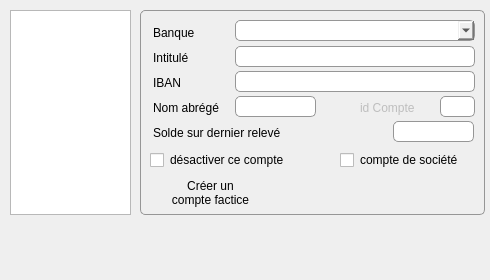
<?xml version="1.0" encoding="UTF-8"?>
<ui version="4.0">
 <class>dlg_gestioncomptes</class>
 <widget class="QDialog" name="dlg_gestioncomptes">
  <property name="geometry">
   <rect>
    <x>0</x>
    <y>0</y>
    <width>490</width>
    <height>280</height>
   </rect>
  </property>
  <property name="minimumSize">
   <size>
    <width>490</width>
    <height>280</height>
   </size>
  </property>
  <property name="maximumSize">
   <size>
    <width>490</width>
    <height>280</height>
   </size>
  </property>
  <property name="windowTitle">
   <string>Dialog</string>
  </property>
  <widget class="UpTableWidget" name="ComptesuptableWidget">
   <property name="geometry">
    <rect>
     <x>10</x>
     <y>10</y>
     <width>121</width>
     <height>205</height>
    </rect>
   </property>
   <property name="minimumSize">
    <size>
     <width>0</width>
     <height>205</height>
    </size>
   </property>
   <property name="maximumSize">
    <size>
     <width>16777215</width>
     <height>205</height>
    </size>
   </property>
   <property name="editTriggers">
    <set>QAbstractItemView::NoEditTriggers</set>
   </property>
   <property name="selectionMode">
    <enum>QAbstractItemView::SingleSelection</enum>
   </property>
   <property name="selectionBehavior">
    <enum>QAbstractItemView::SelectRows</enum>
   </property>
   <attribute name="horizontalHeaderShowSortIndicator" stdset="0">
    <bool>false</bool>
   </attribute>
  </widget>
  <widget class="QFrame" name="Compteframe">
   <property name="enabled">
    <bool>true</bool>
   </property>
   <property name="geometry">
    <rect>
     <x>140</x>
     <y>10</y>
     <width>345</width>
     <height>205</height>
    </rect>
   </property>
   <property name="minimumSize">
    <size>
     <width>345</width>
     <height>205</height>
    </size>
   </property>
   <property name="maximumSize">
    <size>
     <width>16777215</width>
     <height>204</height>
    </size>
   </property>
   <property name="styleSheet">
    <string notr="true">border: 1px solid rgb(150,150,150);
border-radius: 5px;
</string>
   </property>
   <property name="frameShape">
    <enum>QFrame::StyledPanel</enum>
   </property>
   <property name="frameShadow">
    <enum>QFrame::Raised</enum>
   </property>
   <widget class="QLabel" name="Soldelabel">
    <property name="enabled">
     <bool>true</bool>
    </property>
    <property name="geometry">
     <rect>
      <x>13</x>
      <y>115</y>
      <width>151</width>
      <height>16</height>
     </rect>
    </property>
    <property name="styleSheet">
     <string notr="true">border: 0px;</string>
    </property>
    <property name="text">
     <string>Solde sur dernier relevé</string>
    </property>
   </widget>
   <widget class="QLabel" name="NomAbregelabel">
    <property name="enabled">
     <bool>true</bool>
    </property>
    <property name="geometry">
     <rect>
      <x>13</x>
      <y>90</y>
      <width>92</width>
      <height>16</height>
     </rect>
    </property>
    <property name="styleSheet">
     <string notr="true">border: 0px;</string>
    </property>
    <property name="text">
     <string>Nom abrégé</string>
    </property>
   </widget>
   <widget class="QLabel" name="idComptelabel">
    <property name="enabled">
     <bool>false</bool>
    </property>
    <property name="geometry">
     <rect>
      <x>220</x>
      <y>90</y>
      <width>71</width>
      <height>16</height>
     </rect>
    </property>
    <property name="styleSheet">
     <string notr="true">border: 0px;</string>
    </property>
    <property name="text">
     <string>id Compte</string>
    </property>
   </widget>
   <widget class="UpLineEdit" name="SoldeuplineEdit">
    <property name="enabled">
     <bool>true</bool>
    </property>
    <property name="geometry">
     <rect>
      <x>253</x>
      <y>111</y>
      <width>81</width>
      <height>21</height>
     </rect>
    </property>
    <property name="maxLength">
     <number>15</number>
    </property>
    <property name="alignment">
     <set>Qt::AlignRight|Qt::AlignTrailing|Qt::AlignVCenter</set>
    </property>
   </widget>
   <widget class="QLabel" name="IBANlabel">
    <property name="enabled">
     <bool>true</bool>
    </property>
    <property name="geometry">
     <rect>
      <x>13</x>
      <y>65</y>
      <width>92</width>
      <height>16</height>
     </rect>
    </property>
    <property name="styleSheet">
     <string notr="true">border: 0px;</string>
    </property>
    <property name="text">
     <string>IBAN</string>
    </property>
   </widget>
   <widget class="QLabel" name="Banquelabel">
    <property name="enabled">
     <bool>true</bool>
    </property>
    <property name="geometry">
     <rect>
      <x>13</x>
      <y>15</y>
      <width>92</width>
      <height>16</height>
     </rect>
    </property>
    <property name="styleSheet">
     <string notr="true">border: 0px;</string>
    </property>
    <property name="text">
     <string>Banque</string>
    </property>
   </widget>
   <widget class="UpLineEdit" name="NomCompteAbregeuplineEdit">
    <property name="enabled">
     <bool>true</bool>
    </property>
    <property name="geometry">
     <rect>
      <x>95</x>
      <y>86</y>
      <width>81</width>
      <height>21</height>
     </rect>
    </property>
    <property name="maxLength">
     <number>10</number>
    </property>
   </widget>
   <widget class="UpLineEdit" name="IBANuplineEdit">
    <property name="enabled">
     <bool>true</bool>
    </property>
    <property name="geometry">
     <rect>
      <x>95</x>
      <y>61</y>
      <width>240</width>
      <height>21</height>
     </rect>
    </property>
    <property name="maxLength">
     <number>33</number>
    </property>
   </widget>
   <widget class="QLabel" name="IntituleComptelabel">
    <property name="enabled">
     <bool>true</bool>
    </property>
    <property name="geometry">
     <rect>
      <x>13</x>
      <y>40</y>
      <width>92</width>
      <height>16</height>
     </rect>
    </property>
    <property name="styleSheet">
     <string notr="true">border: 0px;</string>
    </property>
    <property name="text">
     <string>Intitulé</string>
    </property>
   </widget>
   <widget class="UpLineEdit" name="idCompteupLineEdit">
    <property name="enabled">
     <bool>false</bool>
    </property>
    <property name="geometry">
     <rect>
      <x>300</x>
      <y>86</y>
      <width>35</width>
      <height>21</height>
     </rect>
    </property>
    <property name="focusPolicy">
     <enum>Qt::NoFocus</enum>
    </property>
    <property name="text">
     <string/>
    </property>
    <property name="maxLength">
     <number>10</number>
    </property>
    <property name="alignment">
     <set>Qt::AlignRight|Qt::AlignTrailing|Qt::AlignVCenter</set>
    </property>
   </widget>
   <widget class="UpLineEdit" name="IntituleCompteuplineEdit">
    <property name="enabled">
     <bool>true</bool>
    </property>
    <property name="geometry">
     <rect>
      <x>95</x>
      <y>36</y>
      <width>240</width>
      <height>21</height>
     </rect>
    </property>
    <property name="maxLength">
     <number>80</number>
    </property>
   </widget>
   <widget class="QComboBox" name="BanqueupcomboBox">
    <property name="enabled">
     <bool>true</bool>
    </property>
    <property name="geometry">
     <rect>
      <x>95</x>
      <y>10</y>
      <width>240</width>
      <height>21</height>
     </rect>
    </property>
    <property name="editable">
     <bool>false</bool>
    </property>
   </widget>
   <widget class="UpSmallButton" name="OKModifupSmallButton">
    <property name="geometry">
     <rect>
      <x>305</x>
      <y>170</y>
      <width>30</width>
      <height>30</height>
     </rect>
    </property>
    <property name="focusPolicy">
     <enum>Qt::NoFocus</enum>
    </property>
    <property name="styleSheet">
     <string notr="true">border: 0px</string>
    </property>
    <property name="text">
     <string/>
    </property>
    <property name="icon">
     <iconset resource="../assets/Images/images.qrc">
      <normaloff>:/save.png</normaloff>:/save.png</iconset>
    </property>
    <property name="iconSize">
     <size>
      <width>20</width>
      <height>20</height>
     </size>
    </property>
    <property name="flat">
     <bool>true</bool>
    </property>
   </widget>
   <widget class="UpSmallButton" name="AnnulModifupSmallButton">
    <property name="geometry">
     <rect>
      <x>270</x>
      <y>170</y>
      <width>30</width>
      <height>30</height>
     </rect>
    </property>
    <property name="focusPolicy">
     <enum>Qt::NoFocus</enum>
    </property>
    <property name="styleSheet">
     <string notr="true">border: 0px</string>
    </property>
    <property name="text">
     <string/>
    </property>
    <property name="icon">
     <iconset resource="../assets/Images/images.qrc">
      <normaloff>:/Supprime.png</normaloff>:/Supprime.png</iconset>
    </property>
    <property name="iconSize">
     <size>
      <width>30</width>
      <height>30</height>
     </size>
    </property>
    <property name="flat">
     <bool>true</bool>
    </property>
   </widget>
   <widget class="QCheckBox" name="CompteSocietecheckBox">
    <property name="enabled">
     <bool>true</bool>
    </property>
    <property name="geometry">
     <rect>
      <x>200</x>
      <y>140</y>
      <width>141</width>
      <height>20</height>
     </rect>
    </property>
    <property name="focusPolicy">
     <enum>Qt::NoFocus</enum>
    </property>
    <property name="styleSheet">
     <string notr="true">border:0px</string>
    </property>
    <property name="text">
     <string>compte de société</string>
    </property>
    <property name="checkable">
     <bool>true</bool>
    </property>
   </widget>
   <widget class="QPushButton" name="CompteFacticePushButton">
    <property name="geometry">
     <rect>
      <x>5</x>
      <y>165</y>
      <width>131</width>
      <height>35</height>
     </rect>
    </property>
    <property name="focusPolicy">
     <enum>Qt::NoFocus</enum>
    </property>
    <property name="contextMenuPolicy">
     <enum>Qt::NoContextMenu</enum>
    </property>
    <property name="toolTip">
     <string>un compte factice</string>
    </property>
    <property name="styleSheet">
     <string notr="true">border: Opx solid rgb(150,150,150);</string>
    </property>
    <property name="text">
     <string>Créer un
compte factice</string>
    </property>
    <property name="icon">
     <iconset resource="../assets/Images/images.qrc">
      <normaloff>:/help.png</normaloff>:/help.png</iconset>
    </property>
    <property name="iconSize">
     <size>
      <width>35</width>
      <height>35</height>
     </size>
    </property>
    <property name="flat">
     <bool>true</bool>
    </property>
   </widget>
   <widget class="QCheckBox" name="DesactiveComptecheckBox">
    <property name="enabled">
     <bool>true</bool>
    </property>
    <property name="geometry">
     <rect>
      <x>10</x>
      <y>140</y>
      <width>151</width>
      <height>20</height>
     </rect>
    </property>
    <property name="focusPolicy">
     <enum>Qt::NoFocus</enum>
    </property>
    <property name="styleSheet">
     <string notr="true">border:0px</string>
    </property>
    <property name="text">
     <string>désactiver ce compte</string>
    </property>
    <property name="checkable">
     <bool>true</bool>
    </property>
   </widget>
  </widget>
 </widget>
 <customwidgets>
  <customwidget>
   <class>UpLineEdit</class>
   <extends>QLineEdit</extends>
   <header>uplineedit.h</header>
  </customwidget>
  <customwidget>
   <class>UpSmallButton</class>
   <extends>QPushButton</extends>
   <header>upsmallbutton.h</header>
  </customwidget>
  <customwidget>
   <class>UpTableWidget</class>
   <extends>QTableWidget</extends>
   <header>uptablewidget.h</header>
  </customwidget>
 </customwidgets>
 <tabstops>
  <tabstop>ComptesuptableWidget</tabstop>
  <tabstop>BanqueupcomboBox</tabstop>
  <tabstop>IntituleCompteuplineEdit</tabstop>
  <tabstop>IBANuplineEdit</tabstop>
  <tabstop>NomCompteAbregeuplineEdit</tabstop>
  <tabstop>SoldeuplineEdit</tabstop>
  <tabstop>idCompteupLineEdit</tabstop>
  <tabstop>OKModifupSmallButton</tabstop>
  <tabstop>AnnulModifupSmallButton</tabstop>
 </tabstops>
 <resources>
  <include location="../assets/Images/images.qrc"/>
 </resources>
 <connections/>
</ui>
